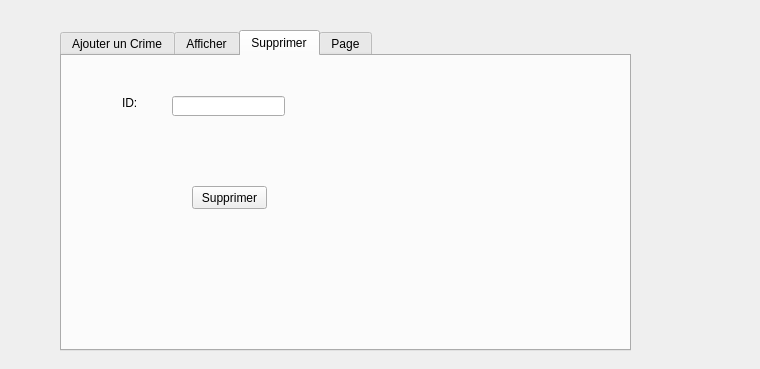
<?xml version="1.0" encoding="UTF-8"?>
<ui version="4.0">
 <class>widcrime</class>
 <widget class="QWidget" name="widcrime">
  <property name="windowModality">
   <enum>Qt::WindowModal</enum>
  </property>
  <property name="geometry">
   <rect>
    <x>0</x>
    <y>0</y>
    <width>760</width>
    <height>369</height>
   </rect>
  </property>
  <property name="windowTitle">
   <string>Crime</string>
  </property>
  <widget class="QTabWidget" name="tabWidget">
   <property name="geometry">
    <rect>
     <x>60</x>
     <y>30</y>
     <width>571</width>
     <height>321</height>
    </rect>
   </property>
   <property name="currentIndex">
    <number>2</number>
   </property>
   <widget class="QWidget" name="tab">
    <attribute name="title">
     <string>Ajouter un Crime</string>
    </attribute>
    <widget class="QLabel" name="label">
     <property name="geometry">
      <rect>
       <x>40</x>
       <y>40</y>
       <width>47</width>
       <height>13</height>
      </rect>
     </property>
     <property name="text">
      <string>ID:</string>
     </property>
    </widget>
    <widget class="QLabel" name="label_2">
     <property name="geometry">
      <rect>
       <x>40</x>
       <y>70</y>
       <width>47</width>
       <height>13</height>
      </rect>
     </property>
     <property name="text">
      <string>date:</string>
     </property>
    </widget>
    <widget class="QLabel" name="label_3">
     <property name="geometry">
      <rect>
       <x>40</x>
       <y>100</y>
       <width>47</width>
       <height>13</height>
      </rect>
     </property>
     <property name="text">
      <string>Lieu:</string>
     </property>
    </widget>
    <widget class="QLabel" name="label_5">
     <property name="geometry">
      <rect>
       <x>40</x>
       <y>200</y>
       <width>61</width>
       <height>16</height>
      </rect>
     </property>
     <property name="text">
      <string>Description:</string>
     </property>
    </widget>
    <widget class="QLineEdit" name="le_id">
     <property name="geometry">
      <rect>
       <x>110</x>
       <y>40</y>
       <width>113</width>
       <height>20</height>
      </rect>
     </property>
    </widget>
    <widget class="QLineEdit" name="Le_lieu">
     <property name="geometry">
      <rect>
       <x>110</x>
       <y>100</y>
       <width>113</width>
       <height>20</height>
      </rect>
     </property>
    </widget>
    <widget class="QPushButton" name="pb_Ajouter">
     <property name="geometry">
      <rect>
       <x>480</x>
       <y>150</y>
       <width>75</width>
       <height>23</height>
      </rect>
     </property>
     <property name="text">
      <string>Ajouter</string>
     </property>
    </widget>
    <widget class="QDateEdit" name="de_date">
     <property name="geometry">
      <rect>
       <x>110</x>
       <y>70</y>
       <width>110</width>
       <height>22</height>
      </rect>
     </property>
    </widget>
    <widget class="QTextEdit" name="te_description">
     <property name="geometry">
      <rect>
       <x>110</x>
       <y>150</y>
       <width>341</width>
       <height>141</height>
      </rect>
     </property>
    </widget>
    <widget class="QRadioButton" name="rb_Vol">
     <property name="geometry">
      <rect>
       <x>290</x>
       <y>40</y>
       <width>82</width>
       <height>17</height>
      </rect>
     </property>
     <property name="text">
      <string>Vol</string>
     </property>
    </widget>
    <widget class="QRadioButton" name="rb_meurtre">
     <property name="geometry">
      <rect>
       <x>290</x>
       <y>60</y>
       <width>82</width>
       <height>17</height>
      </rect>
     </property>
     <property name="text">
      <string>Meurtre</string>
     </property>
    </widget>
    <widget class="QRadioButton" name="rb_braquage">
     <property name="geometry">
      <rect>
       <x>290</x>
       <y>80</y>
       <width>82</width>
       <height>17</height>
      </rect>
     </property>
     <property name="text">
      <string>Braquage</string>
     </property>
    </widget>
    <widget class="QRadioButton" name="rb_enlevement">
     <property name="geometry">
      <rect>
       <x>290</x>
       <y>100</y>
       <width>82</width>
       <height>17</height>
      </rect>
     </property>
     <property name="text">
      <string>enlevement</string>
     </property>
    </widget>
    <widget class="QGroupBox" name="gb_categorie">
     <property name="geometry">
      <rect>
       <x>280</x>
       <y>10</y>
       <width>141</width>
       <height>131</height>
      </rect>
     </property>
     <property name="title">
      <string>Categorie:</string>
     </property>
    </widget>
    <zorder>gb_categorie</zorder>
    <zorder>label</zorder>
    <zorder>label_2</zorder>
    <zorder>label_3</zorder>
    <zorder>label_5</zorder>
    <zorder>le_id</zorder>
    <zorder>Le_lieu</zorder>
    <zorder>pb_Ajouter</zorder>
    <zorder>de_date</zorder>
    <zorder>te_description</zorder>
    <zorder>rb_Vol</zorder>
    <zorder>rb_meurtre</zorder>
    <zorder>rb_braquage</zorder>
    <zorder>rb_enlevement</zorder>
   </widget>
   <widget class="QWidget" name="tab_2">
    <attribute name="title">
     <string>Afficher</string>
    </attribute>
    <widget class="QTableView" name="Tab_crime">
     <property name="geometry">
      <rect>
       <x>30</x>
       <y>40</y>
       <width>501</width>
       <height>231</height>
      </rect>
     </property>
    </widget>
   </widget>
   <widget class="QWidget" name="tab_3">
    <attribute name="title">
     <string>Supprimer</string>
    </attribute>
    <widget class="QLabel" name="label_7">
     <property name="geometry">
      <rect>
       <x>60</x>
       <y>40</y>
       <width>47</width>
       <height>13</height>
      </rect>
     </property>
     <property name="text">
      <string>ID:</string>
     </property>
    </widget>
    <widget class="QLineEdit" name="le_id_supp">
     <property name="geometry">
      <rect>
       <x>110</x>
       <y>40</y>
       <width>113</width>
       <height>20</height>
      </rect>
     </property>
    </widget>
    <widget class="QPushButton" name="pb_supprimer">
     <property name="geometry">
      <rect>
       <x>130</x>
       <y>130</y>
       <width>75</width>
       <height>23</height>
      </rect>
     </property>
     <property name="text">
      <string>Supprimer</string>
     </property>
    </widget>
   </widget>
   <widget class="QWidget" name="Recherche">
    <attribute name="title">
     <string>Page</string>
    </attribute>
   </widget>
  </widget>
 </widget>
 <resources/>
 <connections/>
</ui>
